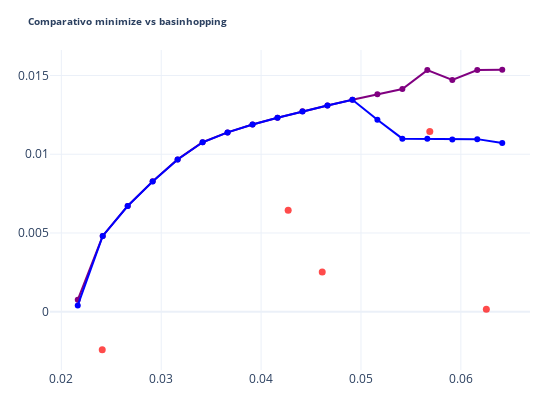

Write notebook code for a chart like this one.
### Code cell
def scat(traces,annots=[]):
    layout = go.Layout(width=550,height=400,margin=dict(l=50,r=20,b=30,t=50),template='plotly_white',
                    annotations=annots,
                    showlegend=False,
                    title={'text':'<b>Comparativo minimize vs basinhopping </b> ','xanchor':'left','font':{'size':10}},
                  )
    fig = go.Figure(data=traces, layout=layout)
    po.init_notebook_mode(connected=True)
    config = {'showLink':False}
    po.iplot(fig,config=config)


traces=[]
temp = eff.iloc[2:]
traces.append(go.Scatter(x=r_bh.index,y=r_bh,mode='lines+markers',line={'color':'purple'},marker={'size':6,'color':'purple'}))
traces.append(go.Scatter(x=r_.index,y=r_,mode='lines+markers',line={'color':'blue'},marker={'size':6,'color':'blue'}))
traces.append(go.Scatter(x=expvol,y=expret,mode='markers',marker={'size':7,'color':'red'},opacity=0.7))

scat(traces)

### Figure 1 — Plotly figure (JSON) as saved in the notebook; plotly's stock layout.template omitted (floating-point values rounded to 4 significant figures)
{"data": [{"line": {"color": "purple"}, "marker": {"color": "purple", "size": 6}, "mode": "lines+markers", "type": "scatter", "x": [0.02164, 0.02414, 0.02664, 0.02914, 0.03164, 0.03414, 0.03664, 0.03914, 0.04164, 0.04414, 0.04664, 0.04914, 0.05164, 0.05414, 0.05664, 0.05914, 0.06164, 0.06414], "y": [0.0007605, 0.004816, 0.00672, 0.008277, 0.009671, 0.01076, 0.01139, 0.01188, 0.01232, 0.01272, 0.0131, 0.01345, 0.0138, 0.01413, 0.01534, 0.01471, 0.01534, 0.01536]}, {"line": {"color": "blue"}, "marker": {"color": "blue", "size": 6}, "mode": "lines+markers", "type": "scatter", "x": [0.02164, 0.02414, 0.02664, 0.02914, 0.03164, 0.03414, 0.03664, 0.03914, 0.04164, 0.04414, 0.04664, 0.04914, 0.05164, 0.05414, 0.05664, 0.05914, 0.06164, 0.06414], "y": [0.0004047, 0.004811, 0.006711, 0.008269, 0.009667, 0.01076, 0.01138, 0.01188, 0.01232, 0.01272, 0.0131, 0.01345, 0.01219, 0.01099, 0.01098, 0.01094, 0.01096, 0.01072]}, {"marker": {"color": "red", "size": 7}, "mode": "markers", "opacity": 0.7, "type": "scatter", "x": [0.05689, 0.06255, 0.04271, 0.02409, 0.04612], "y": [0.01144, 0.0001647, 0.006449, -0.002404, 0.002528]}], "layout": {"height": 400, "margin": {"b": 30, "l": 50, "r": 20, "t": 50}, "showlegend": false, "title": {"font": {"size": 10}, "text": "<b>Comparativo minimize vs basinhopping </b> ", "xanchor": "left"}, "width": 550}}
